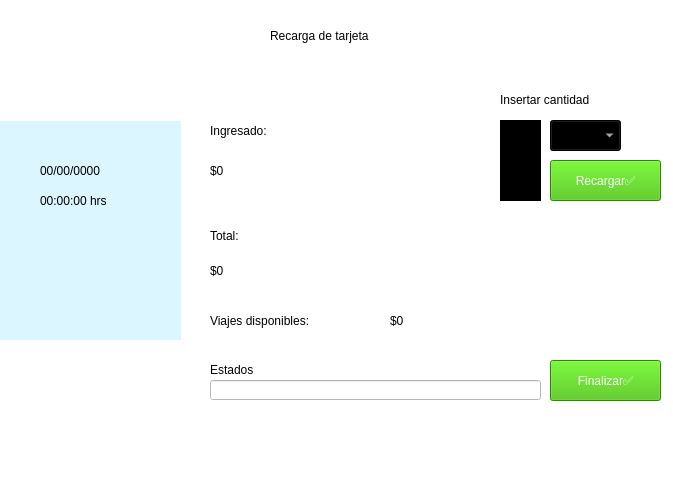
<?xml version="1.0" encoding="UTF-8"?>
<ui version="4.0">
 <class>MainWindow</class>
 <widget class="QMainWindow" name="MainWindow">
  <property name="geometry">
   <rect>
    <x>0</x>
    <y>0</y>
    <width>673</width>
    <height>482</height>
   </rect>
  </property>
  <property name="windowTitle">
   <string>MainWindow</string>
  </property>
  <property name="styleSheet">
   <string notr="true">background-color: rgb(255, 255, 255);</string>
  </property>
  <widget class="QWidget" name="centralwidget">
   <widget class="QLabel" name="reloj">
    <property name="geometry">
     <rect>
      <x>40</x>
      <y>190</y>
      <width>121</width>
      <height>21</height>
     </rect>
    </property>
    <property name="styleSheet">
     <string notr="true">font: 14pt &quot;MS Shell Dlg 2&quot;;
background-color: rgb(219, 246, 255);</string>
    </property>
    <property name="text">
     <string>00:00:00 hrs</string>
    </property>
   </widget>
   <widget class="QLabel" name="fecha">
    <property name="geometry">
     <rect>
      <x>40</x>
      <y>160</y>
      <width>101</width>
      <height>21</height>
     </rect>
    </property>
    <property name="styleSheet">
     <string notr="true">font: 14pt &quot;MS Shell Dlg 2&quot;;
background-color: rgb(219, 246, 255);</string>
    </property>
    <property name="text">
     <string>00/00/0000</string>
    </property>
   </widget>
   <widget class="QLabel" name="label">
    <property name="geometry">
     <rect>
      <x>0</x>
      <y>0</y>
      <width>181</width>
      <height>471</height>
     </rect>
    </property>
    <property name="styleSheet">
     <string notr="true">background-color: rgb(219, 246, 255);</string>
    </property>
    <property name="text">
     <string/>
    </property>
   </widget>
   <widget class="QLabel" name="label_2">
    <property name="geometry">
     <rect>
      <x>0</x>
      <y>0</y>
      <width>181</width>
      <height>121</height>
     </rect>
    </property>
    <property name="styleSheet">
     <string notr="true">border-image: url(:/cct/logo.jpeg);</string>
    </property>
    <property name="text">
     <string/>
    </property>
   </widget>
   <widget class="QLabel" name="label_3">
    <property name="geometry">
     <rect>
      <x>0</x>
      <y>340</y>
      <width>181</width>
      <height>121</height>
     </rect>
    </property>
    <property name="styleSheet">
     <string notr="true">border-image: url(:/cct/logo.jpeg);
border-image: url(:/cct/minimal.png);</string>
    </property>
    <property name="text">
     <string/>
    </property>
   </widget>
   <widget class="QLabel" name="label_4">
    <property name="geometry">
     <rect>
      <x>190</x>
      <y>410</y>
      <width>481</width>
      <height>51</height>
     </rect>
    </property>
    <property name="styleSheet">
     <string notr="true">border-image: url(:/cct/logo.jpeg);
border-image: url(:/cct/leyenda.png);</string>
    </property>
    <property name="text">
     <string/>
    </property>
   </widget>
   <widget class="QLabel" name="label_5">
    <property name="geometry">
     <rect>
      <x>270</x>
      <y>10</y>
      <width>301</width>
      <height>51</height>
     </rect>
    </property>
    <property name="styleSheet">
     <string notr="true">font: 75 28pt &quot;MS Shell Dlg 2&quot;;</string>
    </property>
    <property name="text">
     <string>Recarga de tarjeta</string>
    </property>
   </widget>
   <widget class="QComboBox" name="ComboBox_Monedas">
    <property name="geometry">
     <rect>
      <x>550</x>
      <y>120</y>
      <width>71</width>
      <height>31</height>
     </rect>
    </property>
    <property name="styleSheet">
     <string notr="true">font: 75 14pt &quot;MS Shell Dlg 2&quot;;
background-color: rgb(0, 0, 0);
color: rgb(255, 255, 255)</string>
    </property>
   </widget>
   <widget class="QLabel" name="label_6">
    <property name="geometry">
     <rect>
      <x>500</x>
      <y>90</y>
      <width>161</width>
      <height>20</height>
     </rect>
    </property>
    <property name="styleSheet">
     <string notr="true">font: 87 12pt &quot;Arial Black&quot;;</string>
    </property>
    <property name="text">
     <string>Insertar cantidad</string>
    </property>
   </widget>
   <widget class="QLabel" name="label_7">
    <property name="geometry">
     <rect>
      <x>210</x>
      <y>110</y>
      <width>191</width>
      <height>41</height>
     </rect>
    </property>
    <property name="styleSheet">
     <string notr="true">font: 24pt &quot;Arial&quot;;</string>
    </property>
    <property name="text">
     <string>Ingresado:</string>
    </property>
   </widget>
   <widget class="QLabel" name="label_8">
    <property name="geometry">
     <rect>
      <x>210</x>
      <y>220</y>
      <width>101</width>
      <height>31</height>
     </rect>
    </property>
    <property name="styleSheet">
     <string notr="true">font: 24pt &quot;Arial&quot;;</string>
    </property>
    <property name="text">
     <string>Total:</string>
    </property>
   </widget>
   <widget class="QPushButton" name="boton_recargar">
    <property name="geometry">
     <rect>
      <x>550</x>
      <y>160</y>
      <width>111</width>
      <height>41</height>
     </rect>
    </property>
    <property name="styleSheet">
     <string notr="true">font: 87 12pt &quot;Arial Black&quot;;
background-color: rgb(63, 190, 0);
color: rgb(255, 255, 255);</string>
    </property>
    <property name="text">
     <string>Recargar✅</string>
    </property>
   </widget>
   <widget class="QPushButton" name="boton_finalizar">
    <property name="geometry">
     <rect>
      <x>550</x>
      <y>360</y>
      <width>111</width>
      <height>41</height>
     </rect>
    </property>
    <property name="styleSheet">
     <string notr="true">font: 87 12pt &quot;Arial Black&quot;;
background-color: rgb(63, 190, 0);
color: rgb(255, 255, 255);</string>
    </property>
    <property name="text">
     <string>Finalizar✅</string>
    </property>
   </widget>
   <widget class="QLineEdit" name="lineEdit_3">
    <property name="geometry">
     <rect>
      <x>210</x>
      <y>380</y>
      <width>331</width>
      <height>20</height>
     </rect>
    </property>
   </widget>
   <widget class="QLabel" name="label_9">
    <property name="geometry">
     <rect>
      <x>210</x>
      <y>360</y>
      <width>61</width>
      <height>20</height>
     </rect>
    </property>
    <property name="styleSheet">
     <string notr="true">font: 87 10pt &quot;Arial Black&quot;;</string>
    </property>
    <property name="text">
     <string>Estados</string>
    </property>
   </widget>
   <widget class="QLabel" name="label_10">
    <property name="geometry">
     <rect>
      <x>210</x>
      <y>310</y>
      <width>201</width>
      <height>21</height>
     </rect>
    </property>
    <property name="styleSheet">
     <string notr="true">font: 16pt &quot;Arial&quot;;</string>
    </property>
    <property name="text">
     <string>Viajes disponibles: </string>
    </property>
   </widget>
   <widget class="QLabel" name="label_11">
    <property name="geometry">
     <rect>
      <x>500</x>
      <y>120</y>
      <width>41</width>
      <height>81</height>
     </rect>
    </property>
    <property name="styleSheet">
     <string notr="true">background-color: rgb(0, 0, 0);</string>
    </property>
    <property name="text">
     <string/>
    </property>
   </widget>
   <widget class="QLabel" name="ingresado">
    <property name="geometry">
     <rect>
      <x>210</x>
      <y>160</y>
      <width>61</width>
      <height>21</height>
     </rect>
    </property>
    <property name="styleSheet">
     <string notr="true">font: 18pt &quot;MS Shell Dlg 2&quot;;</string>
    </property>
    <property name="text">
     <string>$0</string>
    </property>
   </widget>
   <widget class="QLabel" name="ingresado_2">
    <property name="geometry">
     <rect>
      <x>210</x>
      <y>260</y>
      <width>61</width>
      <height>21</height>
     </rect>
    </property>
    <property name="styleSheet">
     <string notr="true">font: 18pt &quot;MS Shell Dlg 2&quot;;</string>
    </property>
    <property name="text">
     <string>$0</string>
    </property>
   </widget>
   <widget class="QLabel" name="ingresado_3">
    <property name="geometry">
     <rect>
      <x>390</x>
      <y>310</y>
      <width>51</width>
      <height>21</height>
     </rect>
    </property>
    <property name="styleSheet">
     <string notr="true">font: 18pt &quot;MS Shell Dlg 2&quot;;</string>
    </property>
    <property name="text">
     <string>$0</string>
    </property>
   </widget>
   <zorder>label</zorder>
   <zorder>reloj</zorder>
   <zorder>fecha</zorder>
   <zorder>label_2</zorder>
   <zorder>label_3</zorder>
   <zorder>label_4</zorder>
   <zorder>label_5</zorder>
   <zorder>ComboBox_Monedas</zorder>
   <zorder>label_6</zorder>
   <zorder>label_7</zorder>
   <zorder>label_8</zorder>
   <zorder>boton_recargar</zorder>
   <zorder>boton_finalizar</zorder>
   <zorder>lineEdit_3</zorder>
   <zorder>label_9</zorder>
   <zorder>label_10</zorder>
   <zorder>label_11</zorder>
   <zorder>ingresado</zorder>
   <zorder>ingresado_2</zorder>
   <zorder>ingresado_3</zorder>
  </widget>
  <widget class="QStatusBar" name="statusbar"/>
 </widget>
 <resources>
  <include location="logo.qrc"/>
  <include location="bg.qrc"/>
  <include location="leyenda.qrc"/>
  <include location="minimal.qrc"/>
 </resources>
 <connections/>
</ui>
